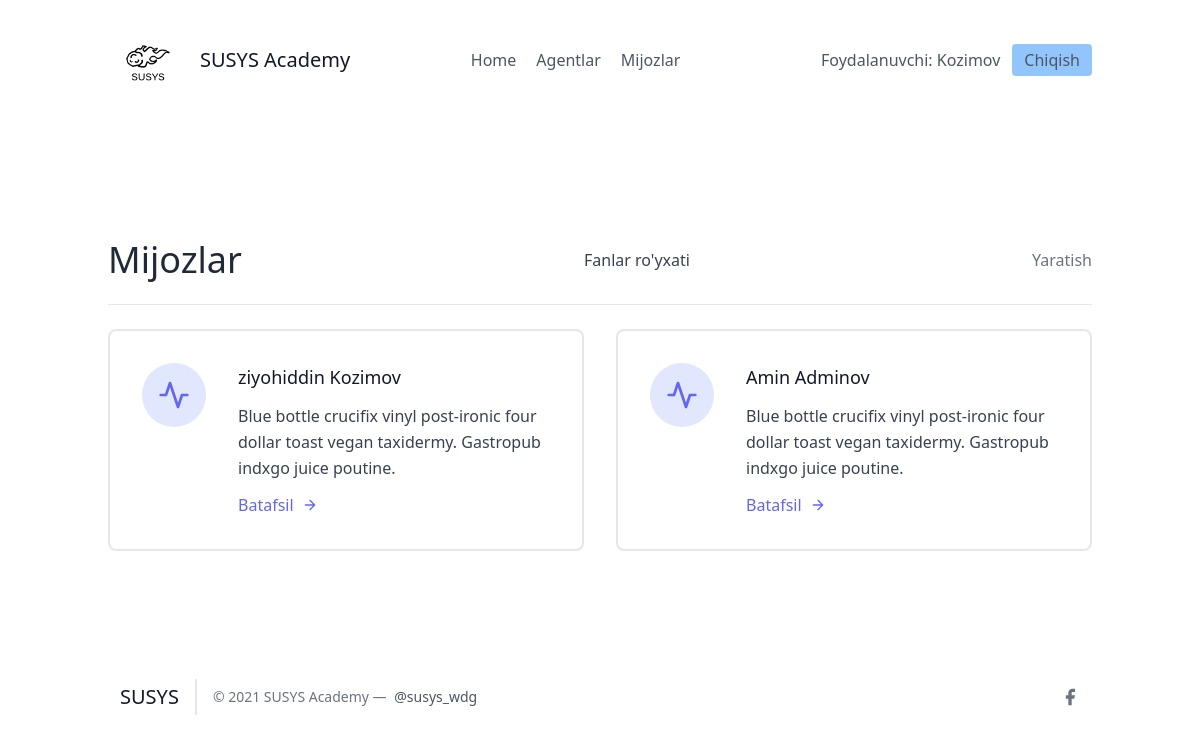
/leads/ (signed in), run on an earlier commit of the app's database.
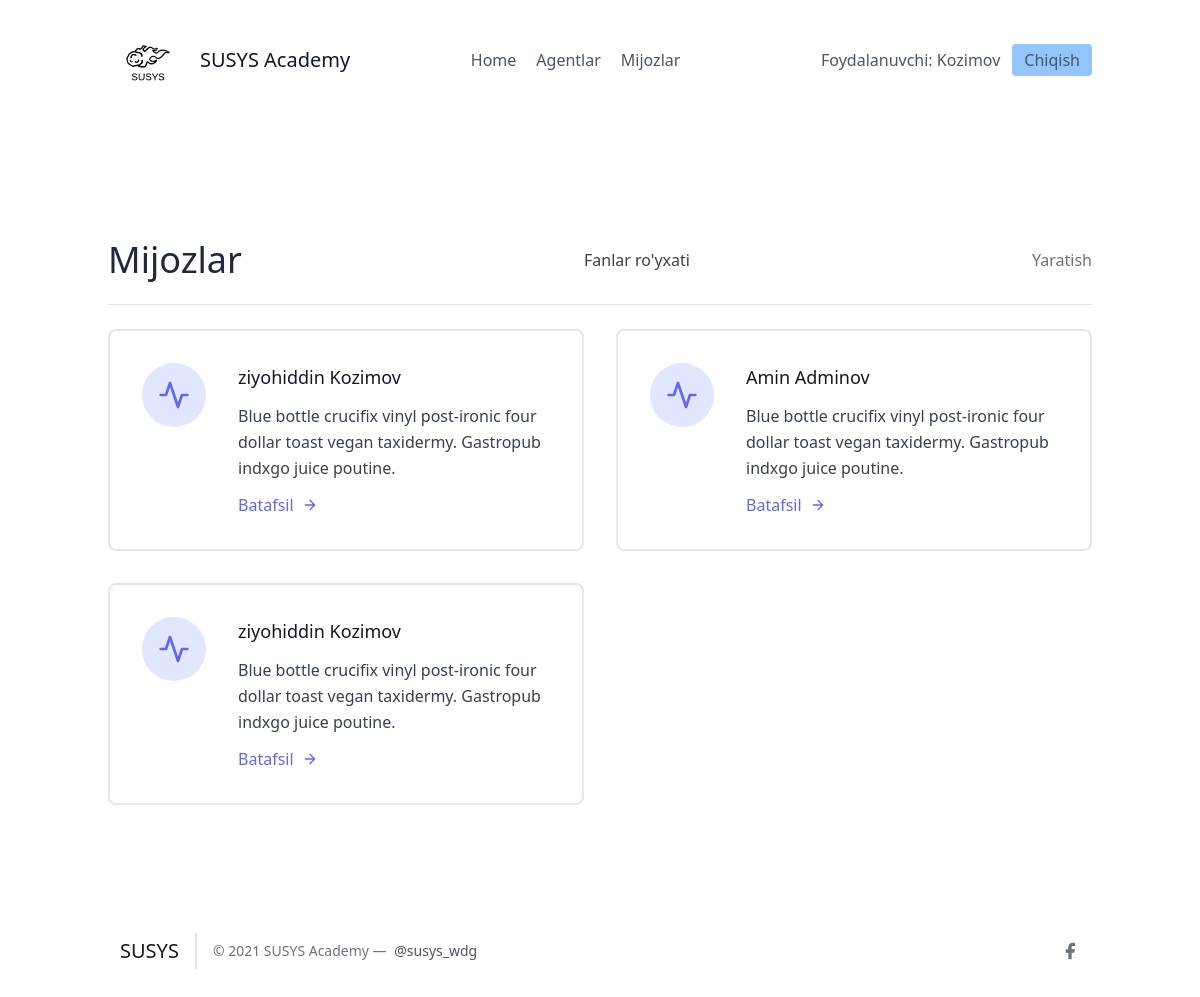
And on a later commit of the database.
### leads/models.py (models this page shows, shortened)
class User(AbstractUser):
    is_organisor = models.BooleanField(default=True)
    is_agent = models.BooleanField(default=False)

class Lead(models.Model):
    ismi = models.CharField(max_length=20)
    familiyasi = models.CharField(max_length=20)
    yoshi = models.IntegerField(default=0)
    organisation = models.ForeignKey(UserProfile, on_delete=models.CASCADE)
    agent = models.ForeignKey("Agent", null=True, blank=True, on_delete=models.SET_NULL)
    category = models.ForeignKey("Category", related_name="leads", null=True, blank=True, on_delete=models.SET_NULL)

### leads/views.py (the view)
# urls.py: path('', LeadListView.as_view(), name="lead-list"),
class LeadListView(LoginRequiredMixin, ListView):
    template_name = "leads/leads_list.html"
    context_object_name = "leads"
    def get_queryset(self):
        user = self.request.user
        if user.is_organisor:
            queryset = Lead.objects.filter(organisation = user.userprofile)
        else:
            queryset = Lead.objects.filter(organisation = user.agent.organisation)
            queryset = queryset.filter(agent__user = self.request.user)
        return queryset
    def get_context_data(self, **kwargs):
        context = super(LeadListView, self).get_context_data(**kwargs)
        user = self.request.user
        if user.is_organisor:
            queryset = Lead.objects.filter(
                organisation = user.userprofile,
                agent__isnull = True
            )
            context.update({
                "unassigned_leads": queryset
            })
        return context

### leads/templates/leads/leads_list.html (shortened to what this page needs)
{% extends "base.html" %}
{% block content %}
<section class="text-gray-700 body-font">
    <div class="container px-5 py-24 mx-auto flex flex-wrap">
        <div class="w-full mb-6 py-6 flex justify-between items-center border-b border-gray-200">
            <div>
                <h1 class="text-4xl text-gray-800">Mijozlar</h1>
            </div>
            <a href="{% url 'leads:categories' %}">Fanlar ro'yxati</a>
            {% if request.user.is_organisor %}
            <div>
                <a class="text-gray-500 hover:text-blue-500" href="{% url 'leads:lead-create' %}">
                    Yaratish
                </a>
            </div>
            {% endif %}
        </div>
        <div class="flex flex-wrap -m-4">
            {% for lead in leads %}
            <div class="p-4 lg:w-1/2 md:w-full">
                <div class="flex border-2 rounded-lg border-gray-200 p-8 sm:flex-row flex-col">
                    <div class="w-16 h-16 sm:mr-8 sm:mb-0 mb-4 inline-flex items-center justify-center rounded-full bg-indigo-100 text-indigo-500 flex-shrink-0">
                        <svg fill="none" stroke="currentColor" stroke-linecap="round" stroke-linejoin="round" stroke-width="2" class="w-8 h-8" viewBox="0 0 24 24">
                            <path d="M22 12h-4l-3 9L9 3l-3 9H2"></path>
                        </svg>
                    </div>
                    <div class="flex-grow">
                        <h2 class="text-gray-900 text-lg title-font font-medium mb-3">
                            {{ lead.ismi }} {{ lead.familiyasi }}
                        </h2>
                        <p class="leading-relaxed text-base">
                            Blue bottle crucifix vinyl post-ironic four dollar toast vegan taxidermy. Gastropub indxgo juice poutine.
                        </p>
                        <a href="{% url 'leads:detallar' lead.pk %}" class="mt-3 text-indigo-500 inline-flex items-center">
                            Batafsil
                            <svg fill="none" stroke="currentColor" stroke-linecap="round" stroke-linejoin="round" stroke-width="2" class="w-4 h-4 ml-2" viewBox="0 0 24 24">
                                <path d="M5 12h14M12 5l7 7-7 7"></path>
                            </svg>
                        </a>
                    </div>
                </div>
            </div>
            {% endfor %}
        </div>
    </div>
</section>
{% endblock content %}

### frontend/base.html (shortened to what this page needs)
<!DOCTYPE html>
<html lang="en">
<head>
    <link href="https://unpkg.com/tailwindcss@^2/dist/tailwind.min.css" rel="stylesheet">
</head>
<body>
    {% include 'details/navbar.html' %}
    <div class="max-w-5xl mx-auto">
        {% block content %}
        {% endblock %}
    </div>
    {% include 'details/footer.html' %}
</body>
</html>

### frontend/details/navbar.html
{% load static %}
<header class="text-gray-600 body-font">
  <div class="container mx-auto flex flex-wrap p-5 flex-col md:flex-row items-center">
    <a class="flex title-font font-medium items-center text-gray-900 mb-4 md:mb-0">
      <img src="{% static 'img/logo-dark.png' %}" style="width: 80px;" alt="Logo">
      <span class="ml-3 text-xl">SUSYS Academy</span>
    </a>
    <nav class="md:ml-auto md:mr-auto flex flex-wrap items-center text-base justify-center">
      <a href="/" class="mr-5 hover:text-gray-900">Home</a>
    {% if not request.user.is_authenticated %}
      </nav>
        <button class="inline-flex items-center bg-blue-300 border-0 py-1 px-3 focus:outline-none hover:bg-blue-200 rounded text-base mt-4 md:mt-0" style="margin-right: 20px">
          <a  href="{% url 'signup' %}">Ro'yxatdan o'tish
          </a>
        </button>
    {% else %}
        {% if request.user.is_organisor %}
        <a href="/agents/" class="mr-5 hover:text-gray-900">Agentlar</a>
        {% endif %}
        <a href="/leads/" class="mr-5 hover:text-gray-900">Mijozlar</a>
      </nav>
    {% endif %}
    {% if request.user.is_authenticated %}
      Foydalanuvchi: {{ request.user.username }}
      <button class="ml-3 inline-flex items-center bg-blue-300 border-0 py-1 px-3 focus:outline-none hover:bg-blue-200 rounded text-base mt-4 md:mt-0">
        <a  href="{% url 'logout' %}">Chiqish
        </a>
      </button>
    {% else %}
    <button class="inline-flex items-center bg-blue-300 border-0 py-1 px-3 focus:outline-none hover:bg-blue-200 rounded text-base mt-4 md:mt-0">
      <a href="{% url 'login' %}">Kirish
    </a>
    </button>
    {% endif %}
  </div>
</header>

### frontend/details/footer.html (shortened to what this page needs)
{% load static %}
    <footer class="text-gray-600 body-font">
    <div class="container px-5 py-8 mx-auto flex items-center sm:flex-row flex-col">
      <a class="flex title-font font-medium items-center md:justify-start justify-center text-gray-900">
        <span class="ml-3 text-xl">SUSYS</span>
      </a>
      <p class="text-sm text-gray-500 sm:ml-4 sm:pl-4 sm:border-l-2 sm:border-gray-200 sm:py-2 sm:mt-0 mt-4">© 2021 SUSYS Academy —
        <a href="https://twitter.com/knyttneve" class="text-gray-600 ml-1" rel="noopener noreferrer" target="_blank">@susys_wdg</a>
      </p>
      <span class="inline-flex sm:ml-auto sm:mt-0 mt-4 justify-center sm:justify-start">
        <a class="text-gray-500">
          <svg fill="currentColor" stroke-linecap="round" stroke-linejoin="round" stroke-width="2" class="w-5 h-5" viewBox="0 0 24 24">
            <path d="M18 2h-3a5 5 0 00-5 5v3H7v4h3v8h4v-8h3l1-4h-4V7a1 1 0 011-1h3z"></path>
          </svg>
        </a>

What changed in the data, as far as the page shows it:
added Lead: ismi "ziyohiddin", familiyasi "Kozimov"
